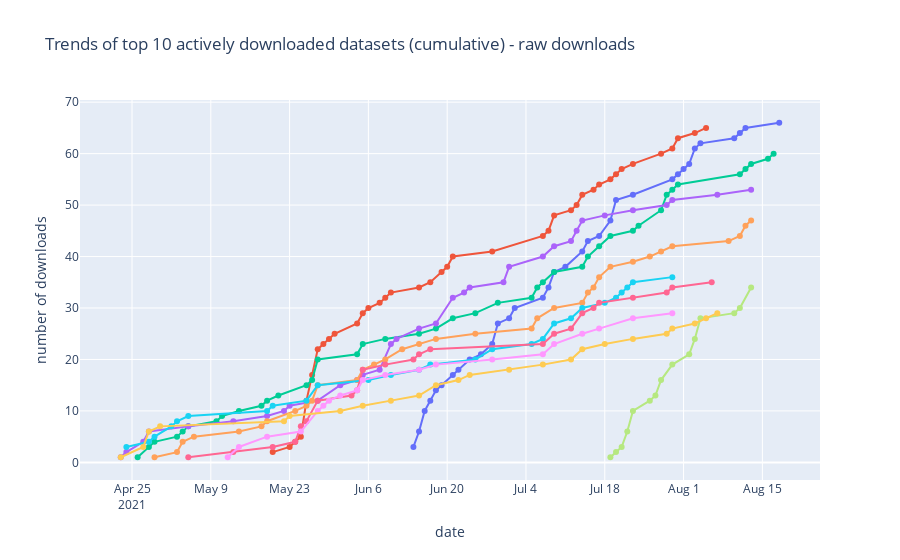

Write notebook code for a chart like this one.
### Markdown cell above
##### Actively downloaded

### Code cell
top10_raw = top_ds_raw[0:10]
active_raw_ids = top10_raw['dataset_id'].tolist()
active_raw_names = top10_raw['dataset_name'].tolist()

dataset_download_trends(active_raw_ids, active_raw_names, 'Trends of top 10 actively downloaded datasets (cumulative) - raw downloads')
